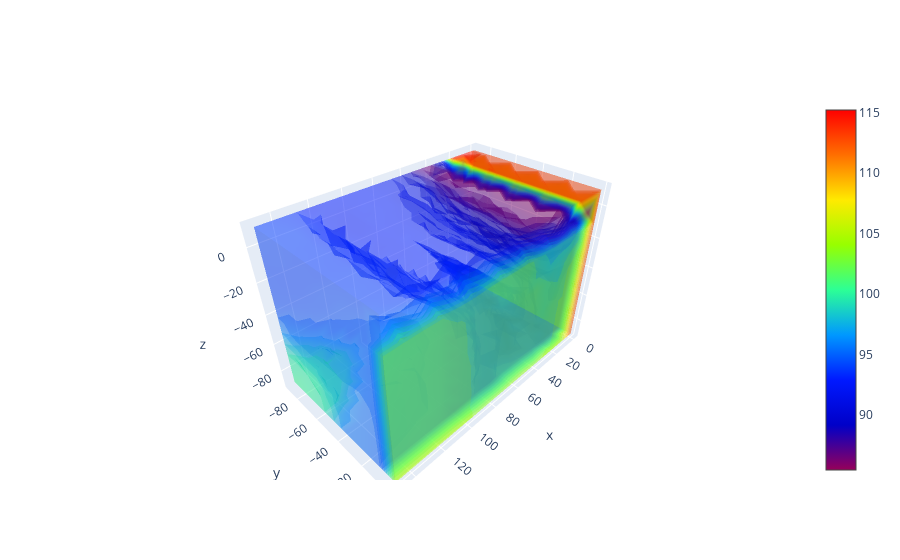

Notebook source saved alongside this figure:
### Code cell
#slice and dice data here please, also, ensure that the ABS_ERRor is converted to float64
from components.non_oo_entities import plot_utils as plu
x_axis = "match"
y_axis = "gap"
z_axis = "egap"
metrix ="ABS_ERR"
plu.plotly_3d_results(x_axis, y_axis, z_axis, metrix, results_data_frame)

### Figure 1 — Plotly figure (JSON) as saved in the notebook; plotly's stock layout.template omitted (floating-point values rounded to 4 significant figures; data arrays with more than 128 entries replaced by an {"elided": "..."} marker saying what was removed)
{"data": [{"cmax": 115.2, "cmin": 85.45, "colorscale": [[0, "rgb(150,0,90)"], [0.125, "rgb(0,0,200)"], [0.25, "rgb(0,25,255)"], [0.375, "rgb(0,152,255)"], [0.5, "rgb(44,255,150)"], [0.625, "rgb(151,255,0)"], [0.75, "rgb(255,234,0)"], [0.875, "rgb(255,111,0)"], [1, "rgb(255,0,0)"]], "opacity": 0.3, "surface": {"count": 20}, "type": "volume", "value": {"elided": "1760 float values"}, "x": {"elided": "1760 int values"}, "y": {"elided": "1760 int values"}, "z": {"elided": "1760 int values"}}], "layout": {}}
